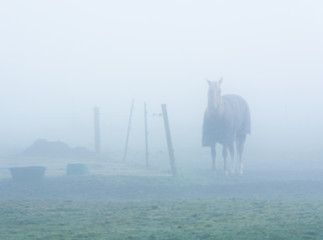
#> input picture Week-4/Img3.jpg, 323 x 240 px, found by its file name
$ python Equalizer.py
#> lines starting #> are read from the running program, lines starting #| are printed output that depends on the picture
# %%
import cv2
import numpy as np
import matplotlib.pyplot as plt
from PIL import Image

def histogram_equalization(image):
    equalized_image = cv2.equalizeHist(image)
    return equalized_image

image_path = "./Week-4/Img3.jpg"
image = Image.open(image_path).convert('L')
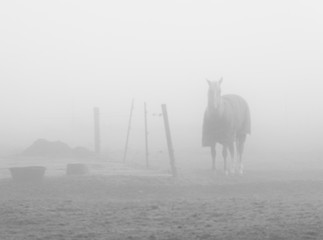
#> image: PIL image 323x240 L; min 108, max 241, mean 202.1
image_array = np.array(image)

equalized_image = histogram_equalization(image_array)
#> in histogram_equalization, `equalized_image = cv2.equalizeHist(image)`:
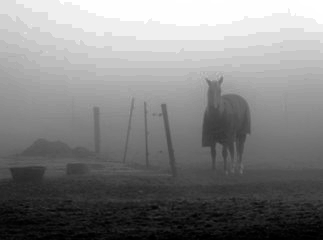
#> equalized_image: shape (240, 323); min 0, max 255, mean 130.1

fig, axs = plt.subplots(2, 2, figsize=(14, 12))

axs[0, 0].imshow(image_array, cmap='gray')
axs[0, 0].set_title('Original Image')
axs[0, 0].axis('off')

axs[0, 1].imshow(equalized_image, cmap='gray')
axs[0, 1].set_title('Histogram Equalized Image')
axs[0, 1].axis('off')

axs[1, 0].hist(image_array.ravel(), bins=256, range=(0, 256), color='black')
axs[1, 0].set_title('Original Histogram')

axs[1, 1].hist(equalized_image.ravel(), bins=256, range=(0, 256), color='black')
axs[1, 1].set_title('Equalized Histogram')

plt.tight_layout()
plt.show()
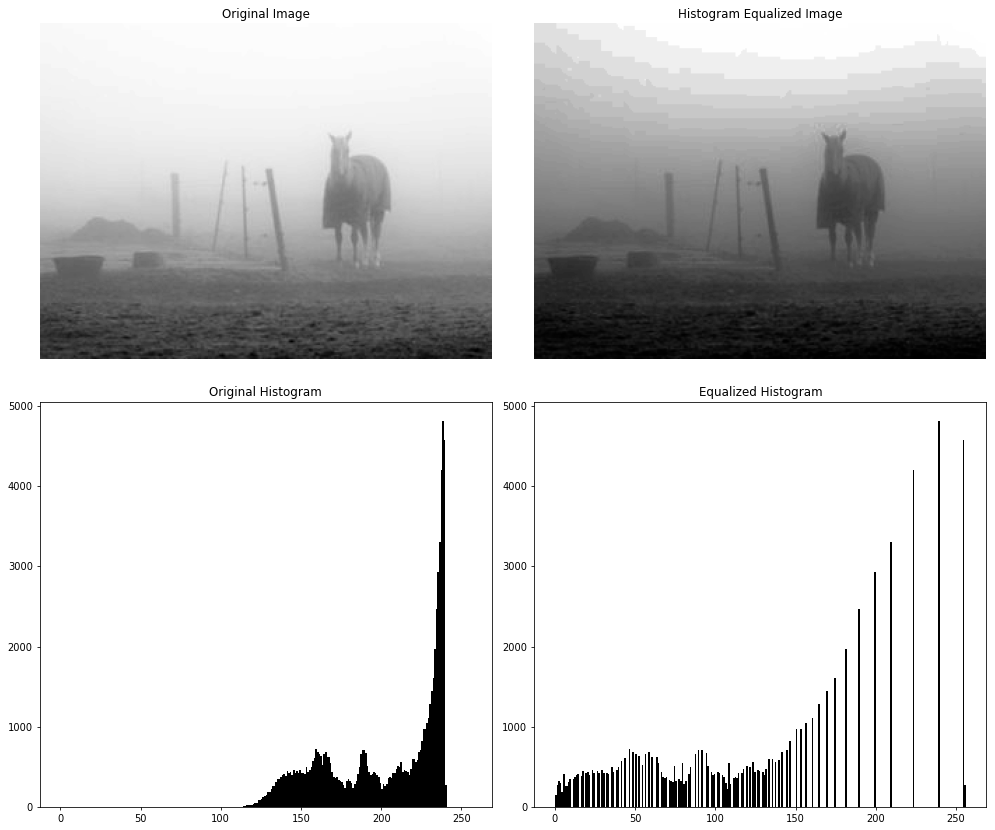
#> figure drawn by matplotlib, 4 panels; panel 3: tallest bar 4809 high, from x = 238 to 239; panel 4: tallest bar 4809 high, from x = 239 to 240

$ run again, with Week-4/Img1.jpg copied over Week-4/Img3.jpg
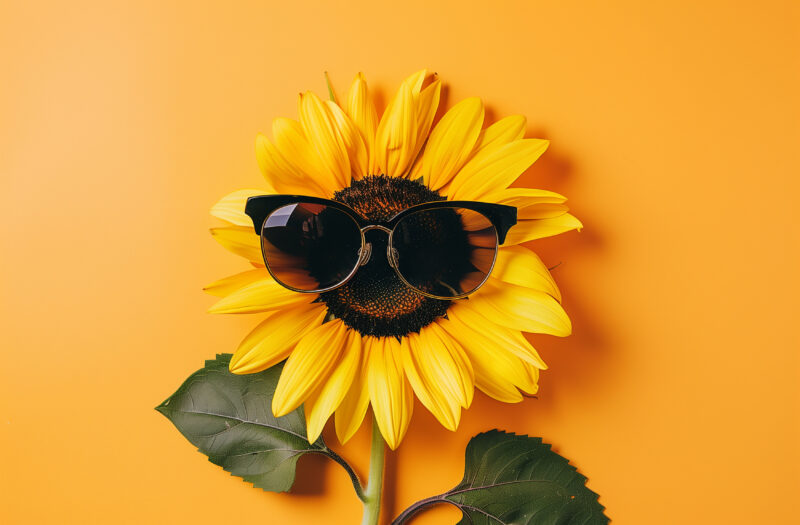
#> input picture Week-4/Img1.jpg, 800 x 525 px, found by its file name
#> in histogram_equalization, `equalized_image = cv2.equalizeHist(image)`:
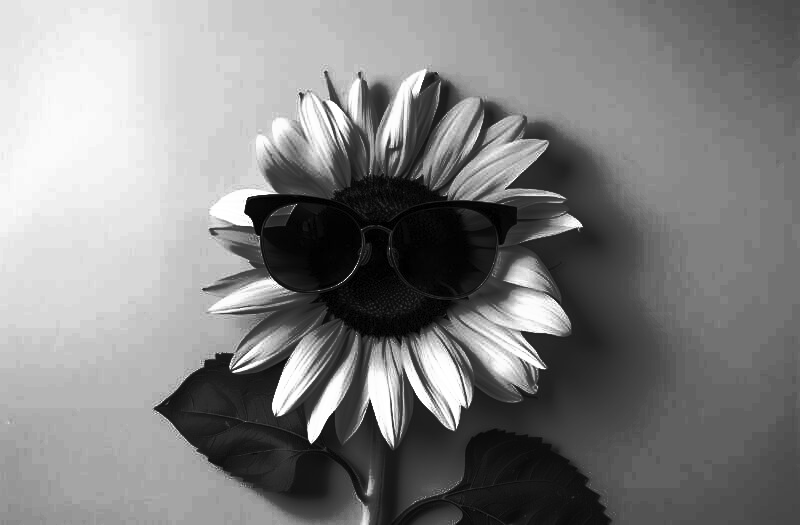
#> equalized_image: shape (525, 800); min 0, max 255, mean 129.6
#> `plt.show()`:
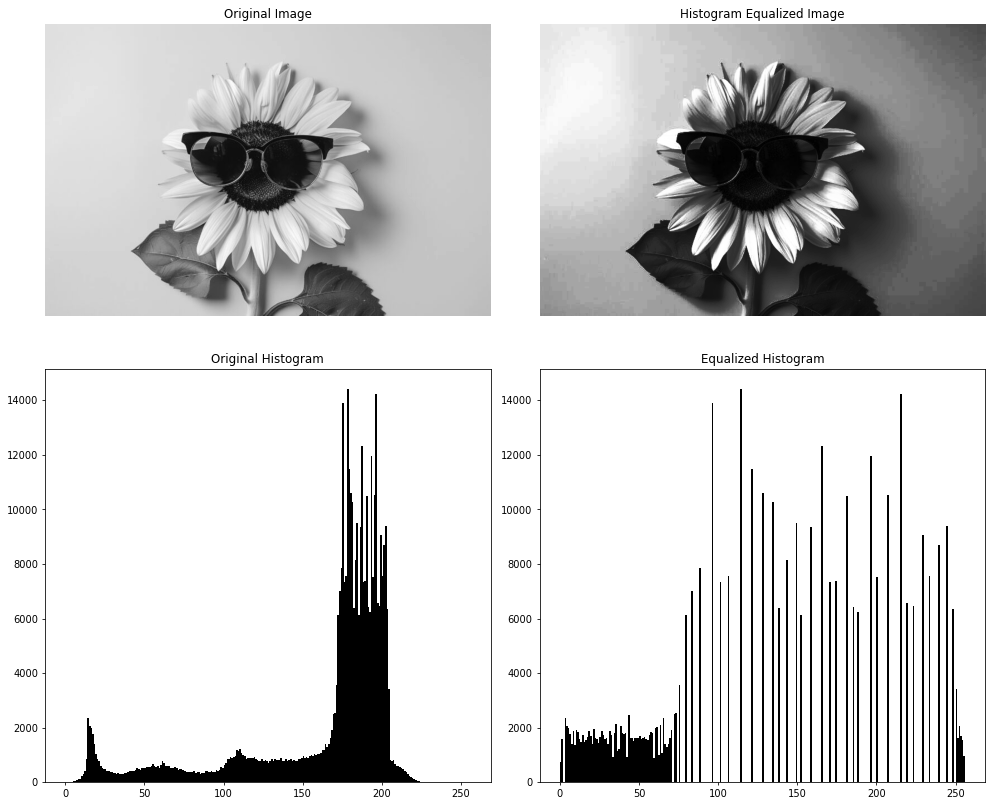
#> figure drawn by matplotlib, 4 panels; panel 3: tallest bar 14421 high, from x = 178 to 179; panel 4: tallest bar 14421 high, from x = 114 to 115
